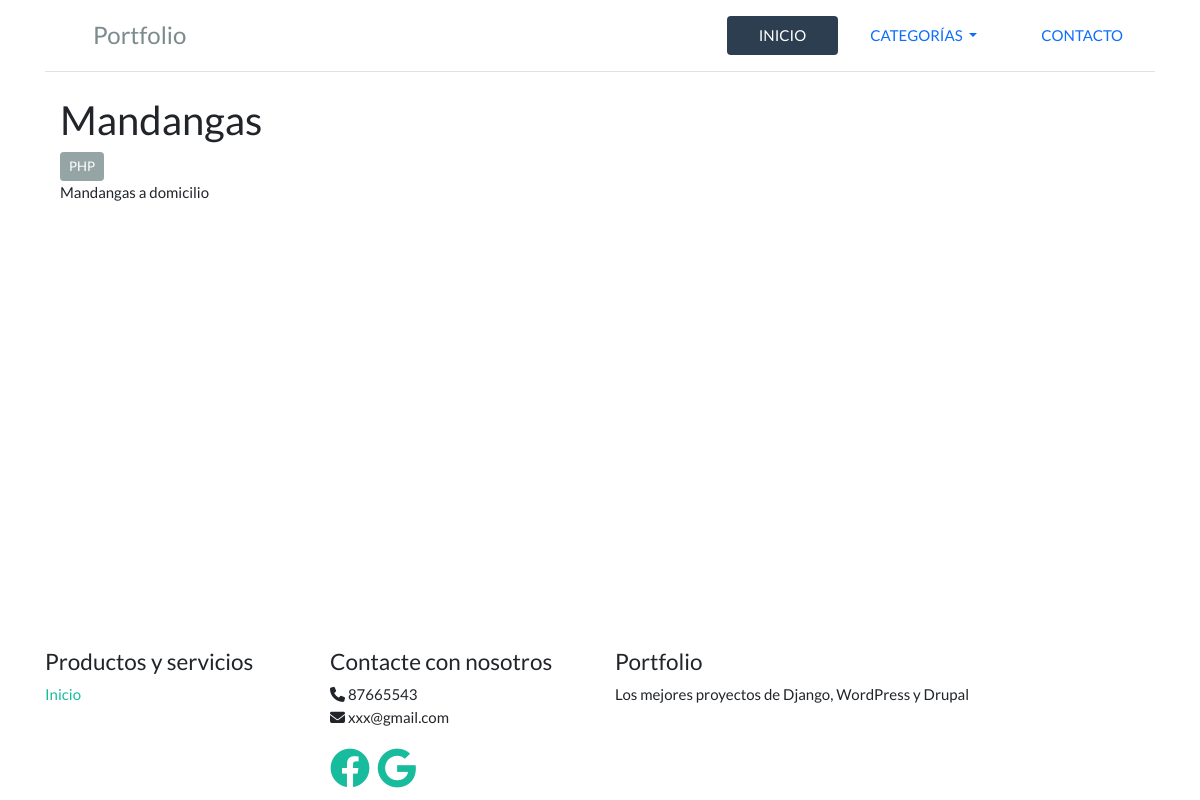
Page /proyecto/6/ on the committed database.
### portfolioapp/models.py (models this page shows, shortened)
class Proyecto(models.Model):
    categorias = models.ManyToManyField(Categoria, verbose_name='Categoria', related_name="proyectos")
    titulo = models.CharField(max_length = 250, verbose_name='Titulo', null=False, blank=False)
    descripcion = models.TextField(verbose_name='Descripcion', null=False, blank=False)
    year = models.IntegerField(verbose_name='Año', null=False, blank=False)
    fecha_creacion = models.DateTimeField(verbose_name='Fecha creación' , default=now)
    imagen = models.ImageField(verbose_name = 'Imagen', null=True, blank=True)

class Categoria(models.Model):
    nombre = models.CharField(max_length = 256, verbose_name='Nombre', null=False, blank=False)

### portfolioapp/views.py (the view)
# urls.py: path('proyecto/<int:pk>/', views.ProyectoView.as_view(), name='proyecto'),
class ProyectoView(TemplateView):
    template_name = 'portfolio/proyecto.html'
    def get_context_data(self, *args, **kwargs):
        context = super(ProyectoView, self).get_context_data(**kwargs)
        context['proyecto'] = get_object_or_404(Proyecto,id=kwargs['pk'])
        return context

### portfolioapp/templatetags/categorias_dropdown.py (called while the page is built)
@register.inclusion_tag('portfolio/categorias_dropdown.html')
def categorias_dropdown():
    categorias = Categoria.objects.all()
    return {'categorias': categorias}

### templates/portfolio/proyecto.html (shortened to what this page needs)
{% extends 'portfolio/base.html' %}
{% block content %}
<div class="container">
    <h2>{{proyecto.titulo}}</h2>
    {% for categoria in proyecto.categorias.all %}
        <a href="{% url 'home' categoria.id %}">
            <button class="btn btn-sm btn-secondary">{{categoria.nombre}}</button>
        </a>
    {% endfor %}
    <div class="row">
        <div class="col-sm">
            {{proyecto.descripcion|safe}}
        </div>
    </div>
</div>
{% endblock %}

### rows in the picture
Proyecto: titulo "Mandangas", descripcion "Mandangas a domicilio"
Categoria: nombre "PHP"
